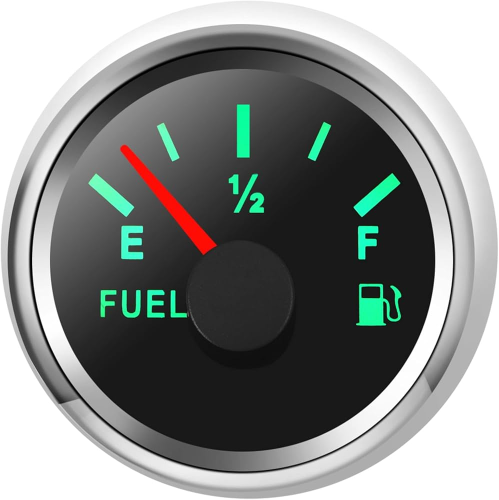
#> input picture images/test.jpg, 998 x 1000 px (shown at 1/2 size)
$ python -i preprocessing.py   (imports and definitions only)
#> lines starting #> are read from the running program, lines starting #| are printed output that depends on the picture
#> further down, picture is the input picture: shape (1000, 998, 3); mean B, G, R 135.9, 138, 134.4
"""
Frame preprocessing.

Fix log:
- `preprocess_image` returned a saturation binary mask but was called
  `edges` at every call site across the codebase (confusingly overlapping
  with the *actual* Canny edge maps computed separately and independently
  in needle_detection.py and gauge_mapping.py). Renamed to
  `compute_saturation_mask` so the name says what it is.
- Added `resize_with_letterbox`: the old code did a hard
  `cv2.resize(frame, (800, 600))` everywhere, which silently squashes any
  non-4:3 source video, turning a circular dial into an ellipse before it
  ever reaches Hough circle detection (which is specifically looking for
  circles). This resizes while preserving aspect ratio and pads with
  black bars instead.
- Added `normalize_lighting` (CLAHE on the V channel) as an optional step
  to reduce -- not eliminate -- sensitivity to moving shadows / uneven
  lighting before saturation thresholding. This is a mitigation, not a
  fix; see README "Known limitations" for what it doesn't solve.
"""
import cv2
import numpy as np

# Tuned for a colored (non-gray/black) needle against a duller dial face.
# See README "Known limitations" -- this is the root assumption behind the
# whole saturation-based detection strategy, not just a tunable number.
SATURATION_THRESHOLD = 80


def resize_with_letterbox(frame, target_size=(800, 600)):
    """
    Resizes `frame` to fit within target_size (width, height) while
    preserving aspect ratio, padding with black bars rather than
    stretching. Returns (letterboxed_frame, scale, (pad_x, pad_y)) so
    callers can map coordinates back to the original frame if needed.
    """
    target_w, target_h = target_size
    h, w = frame.shape[:2]
    scale = min(target_w / w, target_h / h)
    new_w, new_h = max(1, int(round(w * scale))), max(1, int(round(h * scale)))

    resized = cv2.resize(frame, (new_w, new_h), interpolation=cv2.INTER_AREA)
    canvas = np.zeros((target_h, target_w, 3), dtype=frame.dtype)
    pad_x = (target_w - new_w) // 2
    pad_y = (target_h - new_h) // 2
    canvas[pad_y:pad_y + new_h, pad_x:pad_x + new_w] = resized

    return canvas, scale, (pad_x, pad_y)


def normalize_lighting(frame):
    """
    CLAHE-based local contrast normalization on the HSV value channel.
    Reduces (does not eliminate) sensitivity to moving shadows / glare
    before saturation thresholding. Call this before
    compute_saturation_mask if your footage has uneven lighting.
    """
    hsv = cv2.cvtColor(frame, cv2.COLOR_BGR2HSV)
#> hsv: shape (1000, 998, 3); mean H, S, V 5.6, 9.5, 139.7
    h, s, v = cv2.split(hsv)
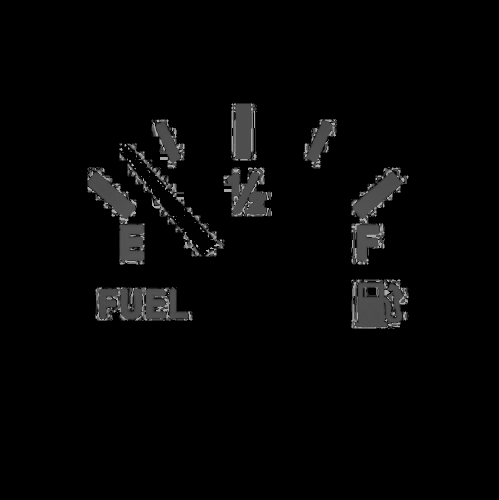
#> h: shape (1000, 998) (shown at 1/2 size); min 0, max 179, mean 5.6
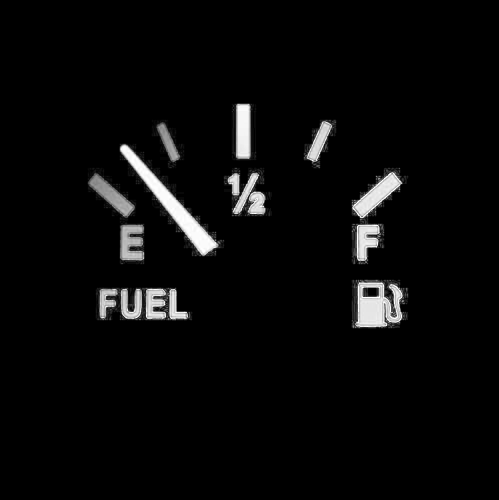
#> s: shape (1000, 998) (shown at 1/2 size); min 0, max 255, mean 9.5
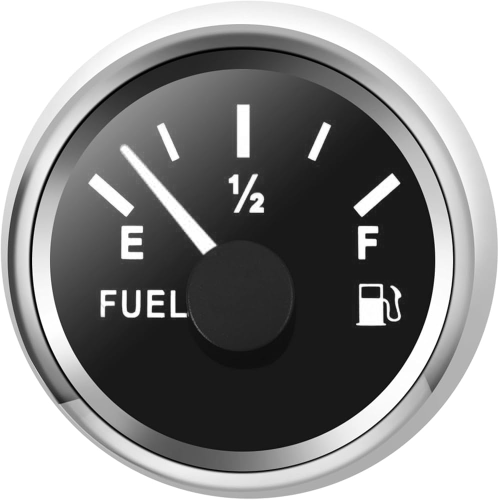
#> v: shape (1000, 998) (shown at 1/2 size); min 0, max 255, mean 139.7
    clahe = cv2.createCLAHE(clipLimit=2.0, tileGridSize=(8, 8))
    v = clahe.apply(v)
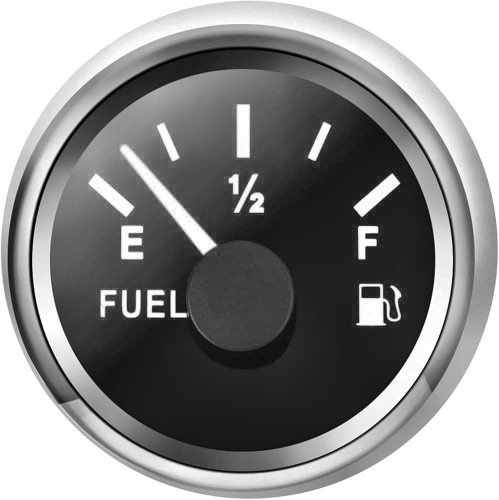
#> v: shape (1000, 998) (shown at 1/2 size); min 1, max 255, mean 138.5
    hsv = cv2.merge([h, s, v])
#> hsv: shape (1000, 998, 3); mean H, S, V 5.6, 9.5, 138.5
    return cv2.cvtColor(hsv, cv2.COLOR_HSV2BGR)
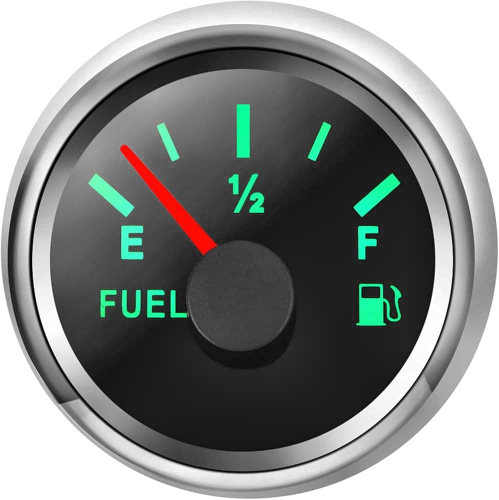
#> returned value: shape (1000, 998, 3) (shown at 1/2 size); mean B, G, R 134.6, 136.7, 133.1


def compute_saturation_mask(frame, threshold=SATURATION_THRESHOLD):
    """
    Binary mask of high-saturation pixels -- the primary needle-detection
    signal. Returns a saturation mask, NOT an edge map (see module
    docstring); needle_detection.py and gauge_mapping.py compute their
    own separate Canny edge maps where they actually need edges.
    """
    hsv = cv2.cvtColor(frame, cv2.COLOR_BGR2HSV)
    saturation_channel = hsv[:, :, 1]
    _, thresh = cv2.threshold(saturation_channel, threshold, 255, cv2.THRESH_BINARY)
    kernel = cv2.getStructuringElement(cv2.MORPH_RECT, (3, 3))
    clean_mask = cv2.morphologyEx(thresh, cv2.MORPH_OPEN, kernel)
    return clean_mask

>>> import cv2
>>> picture = cv2.imread('../images/test.jpg')
>>> result = normalize_lighting(picture)
